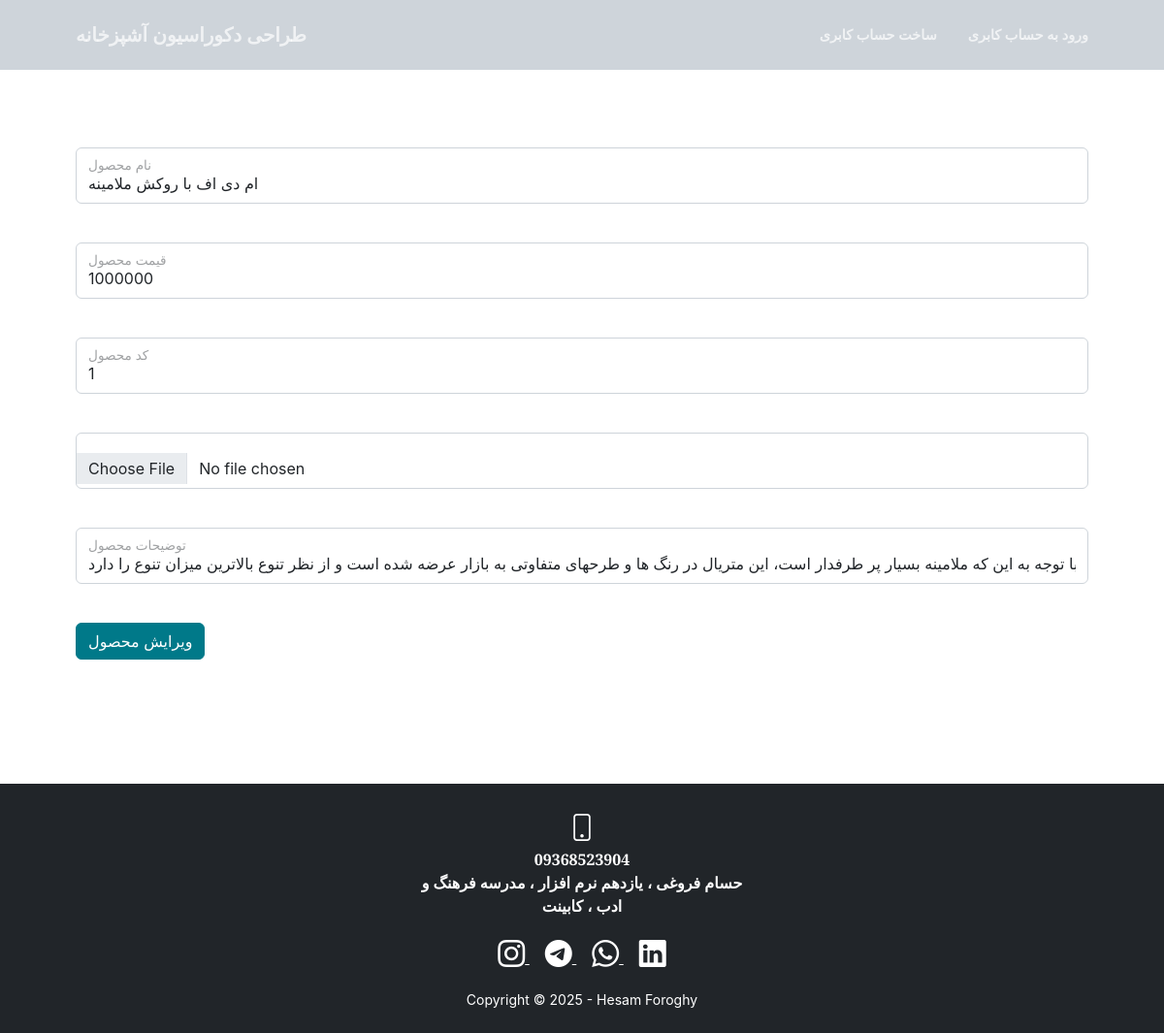
/cityedit.php?id=1, run on an earlier commit of the app's database.
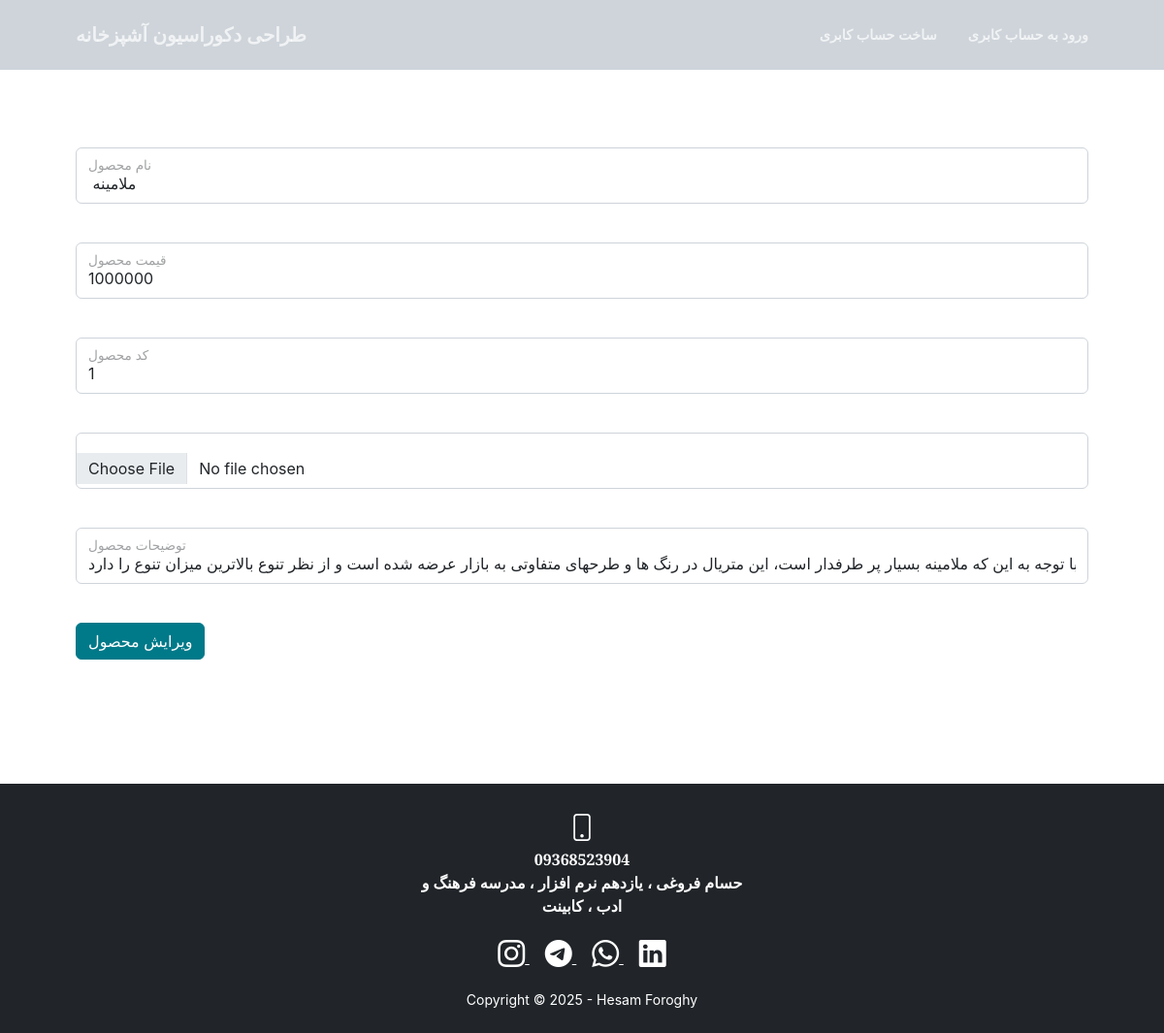
And on a later commit of the database.
### tables this page shows
CREATE TABLE IF NOT EXISTS `product` (
  `name` text NOT NULL,
  `imageurl` text NOT NULL,
  `id` int NOT NULL AUTO_INCREMENT,
  `ghymat` int NOT NULL,
  `explane` text NOT NULL,
  PRIMARY KEY (`id`)
);

### cityedit.php (the view, shortened to what this page needs)
<?php
include("navbar.php");
?>
<?php
$id=$_GET["id"];
include("connect.php");
$b=mysqli_query($a,"SELECT * FROM `product` WHERE `id`=$id");
$row=mysqli_fetch_array($b);
?>
<section class="page-section" id="contact">
            <div class="container px-4 px-lg-5">
                <div class="row gx-4 gx-lg-5 justify-content-center">
<form action="cityedit_action.php" method="POST" enctype="multipart/form-data"></br>
<div class="form-floating mb-3">
                                <input class="form-control" type="text" placeholder="وارد کردن نام محصول" name="name" value="<?php echo($row["name"]);?>"><br>
                                <label for="name">نام محصول</label>
                            </div>
        <div class="form-floating mb-3">
                                <input class="form-control" type="text" placeholder="وارد کردن قیمت محصول" name="ghymat" value="<?php echo($row["ghymat"]);?>"><br>
                                <label for="name">قیمت محصول </label>
                            </div>
    <div class="form-floating mb-3">
                                <input class="form-control" type="text" placeholder="وارد کردن کد محصول" name="id" value="<?php echo($row["id"]);?>"><br>
                                <label for="name">کد محصول</label>
                            </div>
    <div class="form-floating mb-3">
                                <input class="form-control" type="file" placeholder="وارد کردن عکس محصول" name="image" value="<?php echo($row["imageurl"]);?>"><br>
                            </div>
    <div class="form-floating mb-3">
                                <input class="form-control" type="text" placeholder="وارد کردن توضیحات محصول" name="explane" value="<?php echo($row["explane"]);?>"><br>
                                <label for="name">توضیحات محصول</label>
                            </div>
     <button class="btn btn-primary" type="submit">ویرایش محصول</button>
</form>
                </div>
            </div>
</section>
<?php
include("footer.php");
?>

What changed in the data, as far as the page shows it:
changed product id 1: name "ام دی اف با روکش ملامینه" → "ملامینه"
